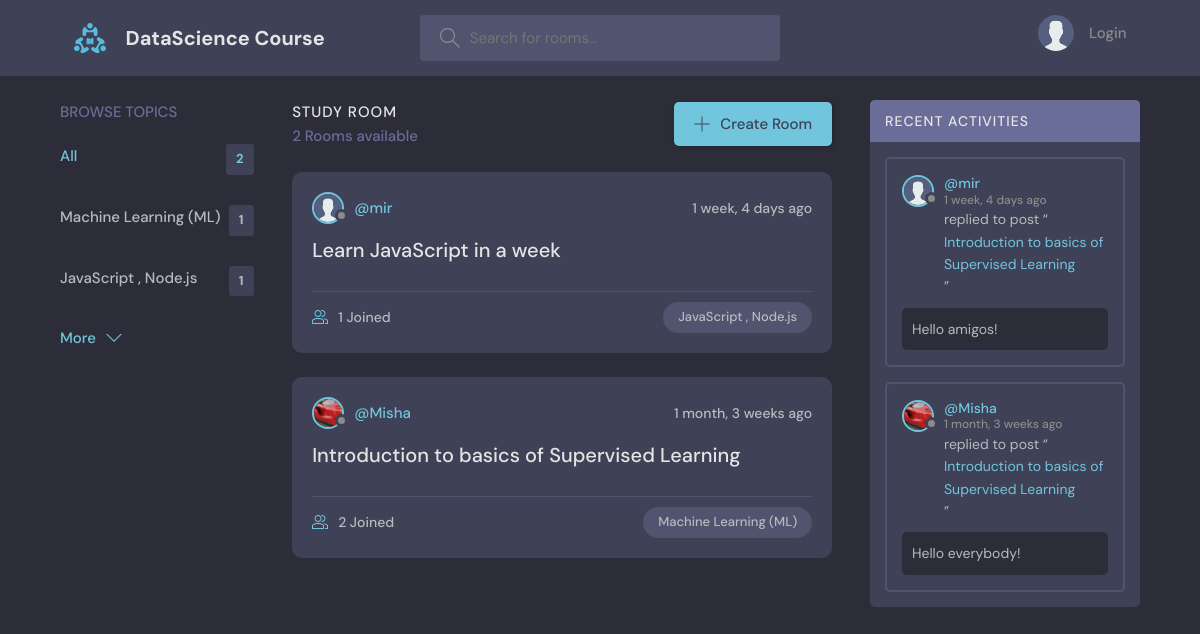
The page / on the database its author committed.
### base/models.py (models this page shows, shortened)
class Topic(models.Model):
    name = models.CharField(max_length=200)

class Room(models.Model):
    host = models.ForeignKey(User,on_delete=models.SET_NULL,null=True)
    topic = models.ForeignKey(Topic,on_delete=models.SET_NULL,null=True)
    name = models.CharField(max_length=1000)
    description = models.TextField(null=True,blank=True)
    participants = models.ManyToManyField(User,related_name='participants',blank=True)
    updated = models.DateTimeField(auto_now=True)
    created = models.DateTimeField(auto_now_add=True)
    def __str__(self) -> str:
        return self.name
    class Meta:
        ordering = ['-updated','-created']

class User(AbstractUser):
    name = models.CharField(max_length=200,null=True,)
    email = models.EmailField(unique=True, max_length=200,null=True)
    bio = models.TextField(null=True)
    avatar = models.ImageField(null=True, default="avatar.svg")
    USERNAME_FIELD = 'email'
    REQUIRED_FIELDS = []

class Message(models.Model):
    user = models.ForeignKey(User, on_delete=CASCADE)
    room = models.ForeignKey(Room,on_delete=CASCADE)
    body = models.TextField()
    updated = models.DateTimeField(auto_now=True)
    created = models.DateTimeField(auto_now_add=True)
    class Meta:
        ordering = ['-updated','-created']

### base/views.py (the view)
# urls.py: path('', views.home, name="home"),
def home(request):
    q = request.GET.get('q') if request.GET.get('q') != None else ''
    rooms = Room.objects.filter(Q(topic__name__icontains=q) |
                                Q(name__icontains=q) |
                                Q(description__icontains=q) |
                                Q(host__username__icontains=q))
    topics = Topic.objects.all()[0:5]
    room_count = rooms.count()
    room_messages = Message.objects.filter(Q(room__topic__name__icontains=q))
    context = {'rooms': rooms,'topics': topics,'room_count': room_count,'room_messages': room_messages}
    return render(request,'base/home.html',context)

### base/templates/base/home.html (shortened to what this page needs)
  {% extends 'main.html'%}
  {% block content %}
    <main class="layout layout--3">
      <div class="container">
        {% include 'base/topics_components.html'%}
        <div class="roomList">
          <div class="roomList__header">
            <div>
              <h2>Study Room</h2>
              <p>{{room_count}} Rooms available</p>
            </div>
            <a class="btn btn--main" href="{% url 'create-room'%}">
              <svg version="1.1" xmlns="http://www.w3.org/2000/svg" width="32" height="32" viewBox="0 0 32 32">
                <title>add</title>
                <path
                  d="M16.943 0.943h-1.885v14.115h-14.115v1.885h14.115v14.115h1.885v-14.115h14.115v-1.885h-14.115v-14.115z"
                ></path>
              </svg>
              Create Room
            </a>
          </div>
          {%include 'base/feed_component.html'%}
        </div>
        {%include 'base/activity_component.html'%}
      </div>
    </main>
{% endblock content%}

### base/templates/base/topics_components.html
<div class="topics">
    <div class="topics__header">
      <h2>Browse Topics</h2>
    </div>
    <ul class="topics__list">
      <li>
        <a href="{% url 'home'%}" class="active">All <span>{{topics.count}}</span></a>
      </li>
      {% for topic in topics%}
      <li>
        <a href="{%url 'home' %}?q={{topic.name}}">{{topic.name}}<span>{{topic.room_set.all.count}}</span></a>
      </li>
      {%endfor%}
    </ul>
    <a class="btn btn--link" href="{% url 'topics'%}">
      More
      <svg version="1.1" xmlns="http://www.w3.org/2000/svg" width="32" height="32" viewBox="0 0 32 32">
        <title>chevron-down</title>
        <path d="M16 21l-13-13h-3l16 16 16-16h-3l-13 13z"></path>
      </svg>
    </a>
  </div>

### base/templates/base/feed_component.html (shortened to what this page needs)
{%for room in rooms%}
<div class="roomListRoom">
    <div class="roomListRoom__header">
      <a href="{% url 'user-profile' room.host.id%}" class="roomListRoom__author">
        <div class="avatar avatar--small">
          <img src="{{room.host.avatar.url}}" />
        </div>
        <span>@{{room.host.username}}</span>
      </a>
      <div class="roomListRoom__actions">
        <span>{{room.created|timesince}} ago</span>
      </div>
    </div>
    <div class="roomListRoom__content">
      <a href="{%url 'room' room.id%}">{{room.name}}</a>
    </div>
    <div class="roomListRoom__meta">
      <a href="{%url 'room' room.id%}" class="roomListRoom__joined">
        {{room.participants.all.count}} Joined
      </a>
      <p class="roomListRoom__topic">{{room.topic.name}}</p>
    </div>
  </div>
{%endfor%}

### base/templates/base/activity_component.html (shortened to what this page needs)
<div class="activities">
  <div class="activities__header">
    <h2>Recent Activities</h2>
  </div>
  {%for message in room_messages%}
  <div class="activities__box">
    <div class="activities__boxHeader roomListRoom__header">
      <a href="{% url 'user-profile' message.user.id%}" class="roomListRoom__author">
        <div class="avatar avatar--small">
          <img src="{{message.user.avatar.url}}" />
        </div>
        <p>
          @{{message.user.username}}
          <span>{{message.created|timesince}} ago</span>
        </p>
      </a>
    </div>
    <div class="activities__boxContent">
      <p>replied to post “<a href="{%url 'room' message.room.id%}">{{message.room}}</a>”</p>
      <div class="activities__boxRoomContent">
        {{message.body}}
      </div>
    </div>
  </div>
  {%endfor%}
</div>

### rows shown on the page
Topic: name "Machine Learning (ML)", room_set.all.count "1"
Topic: name "JavaScript , Node.js", room_set.all.count "1"
Room: host.avatar (placeholder picture), host.username "mir", created "1 week, 4 days", name "Learn JavaScript in a week", participants.all.count "1", topic.name "JavaScript , Node.js"
Room: host.avatar (picture), host.username "Misha", created "1 month, 3 weeks", name "Introduction to basics of Supervised Learning", participants.all.count "2", topic.name "Machine Learning (ML)"
Message: user.avatar (placeholder picture), user.username "mir", created "1 week, 4 days", room "Introduction to basics of Supervised Learning", body "Hello amigos!"
Message: user.avatar (picture), user.username "Misha", created "1 month, 3 weeks", room "Introduction to basics of Supervised Learning", body "Hello everybody!"

### other values the page prints
{{ topics.count }} "2"
{{ room_count }} "2"
